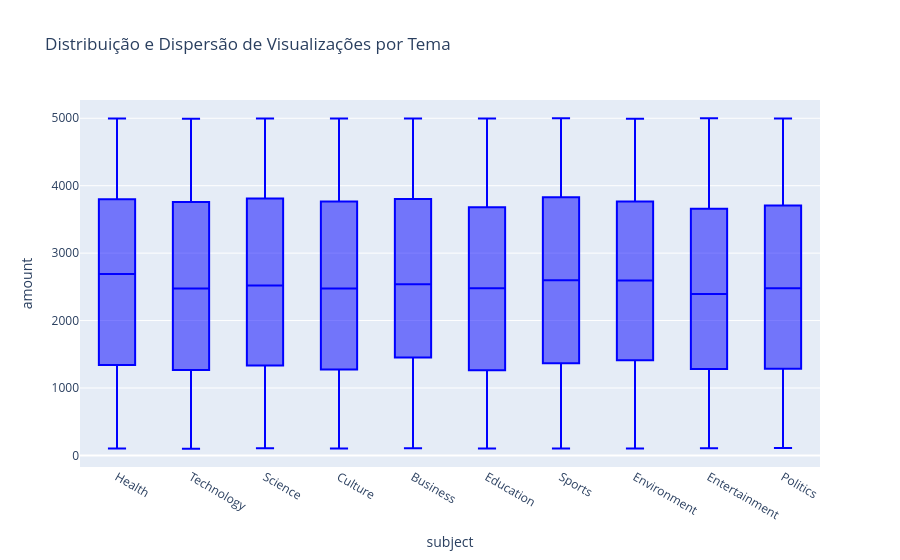

Write notebook code for a chart like this one.
### Code cell
fig3 = px.box(df, x='subject', y='amount', color_discrete_sequence=['blue'] ,
              title='Distribuição e Dispersão de Visualizações por Tema')
fig3.show()

### Figure 1 — Plotly figure (JSON) as saved in the notebook; plotly's stock layout.template omitted (floating-point values rounded to 4 significant figures; data arrays with more than 128 entries replaced by an {"elided": "..."} marker saying what was removed)
{"data": [{"alignmentgroup": "True", "hovertemplate": "subject=%{x}<br>amount=%{y}<extra></extra>", "legendgroup": "", "marker": {"color": "blue"}, "name": "", "notched": false, "offsetgroup": "", "orientation": "v", "showlegend": false, "type": "box", "x": {"elided": "10872 str values"}, "x0": " ", "xaxis": "x", "y": {"elided": "10872 int values"}, "y0": " ", "yaxis": "y"}], "layout": {"autosize": true, "boxmode": "group", "legend": {"tracegroupgap": 0}, "title": {"text": "Distribuição e Dispersão de Visualizações por Tema"}, "xaxis": {"anchor": "y", "autorange": true, "domain": [0, 1], "range": [-0.5, 9.5], "title": {"text": "subject"}, "type": "category"}, "yaxis": {"anchor": "x", "autorange": true, "domain": [0, 1], "range": [-172.2, 5271.0], "title": {"text": "amount"}, "type": "linear"}}}
